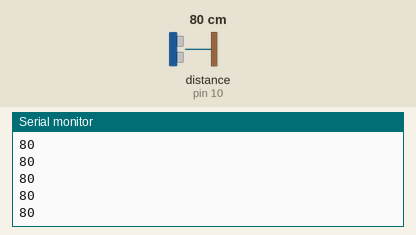
A sketch run on a simulated Arduino Uno, built with avr-gcc and run on an emulated ATmega328P. Shown: the last lines printed to the serial monitor. Inputs (shaded band) come from the test bench; at power-on: distance to the obstacle (sensor on pin 10) 80 cm.

Above: at 1.2 s.
1.3 s: distance to the obstacle (sensor on pin 10) set to 2 cm
At 1.8 s:
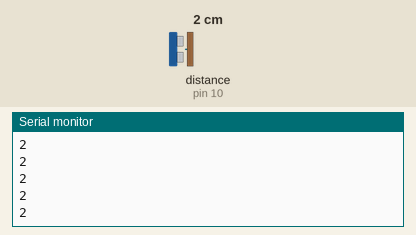
2.8 s: distance to the obstacle (sensor on pin 10) set to 4 cm
At 3.4 s:
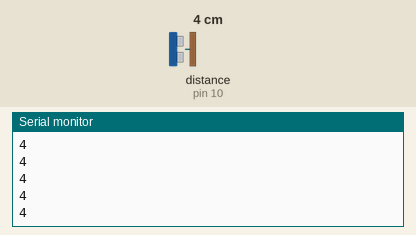
Timing chart, 0 to 5.8 s (numbered marks = the images above; inputs shaded):
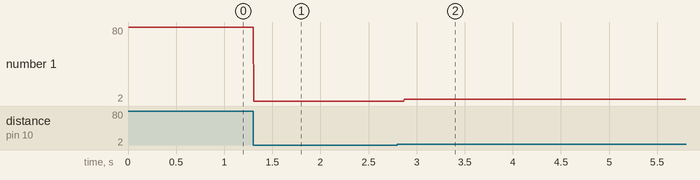

Measured:
- after the input at 1.3 s, the serial monitor: prints a new line at once (image 1)
- after the input at 2.8 s, the serial monitor: prints a new line after 0.07 s (image 2)
- plotted number 1: 80 → 2 after the input at 1.3 s, 2 → 4 after the input at 2.8 s

The sketch:

test_ultrasons.ino
```cpp
#include <Ultrasonic.h>

Ultrasonic capteur1(10);

void setup() {
  // put your setup code here, to run once:
  Serial.begin(9600); // On commence à parler à l'ordi

}

void loop() {
  // put your main code here, to run repeatedly:
  Serial.println(capteur1.MeasureInCentimeters());
}
```
